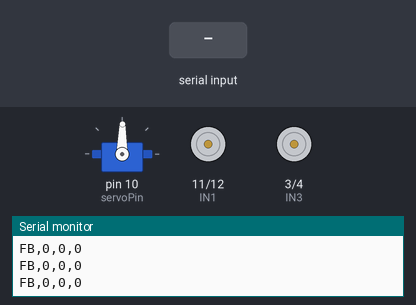
A sketch run on a simulated Arduino Uno, built with avr-gcc and run on an emulated ATmega328P. Shown: servo, motor-driver pin pairs drawn as motors (green arrow = first pin HIGH = forward, orange = second pin HIGH = backward, longer = more drive, scaled by the enable pin), the last lines printed to the serial monitor. The inputs (shaded band) are chosen by the test bench.

Above: at 1.2 s.
1.3 s: "30,150\n" received over Serial
At 1.7 s:
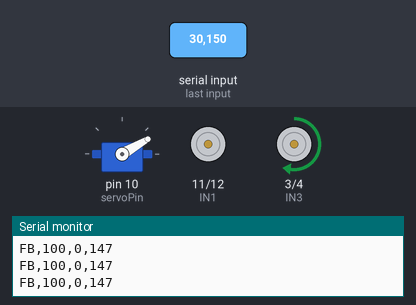
3.4 s: "90,45\n" received over Serial
At 3.8 s:
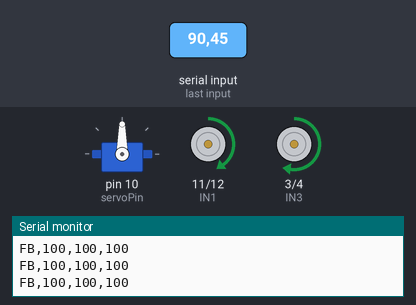
Timing chart, 0 to 6.4 s (numbered marks = the images above; inputs shaded):
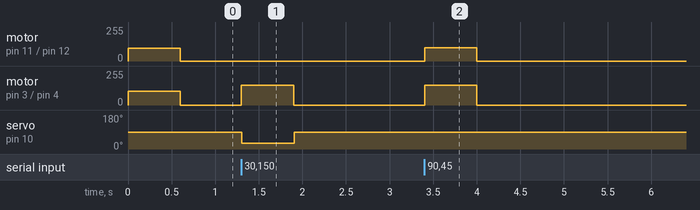

Measured:
- after the input at 1.3 s, motor on pin 3 (IN3) / pin 4 (IN4): stopped → forward 147/255 at once, → stopped 0.60 s later; servo on pin 10 (servoPin): 89° → 30° at once, → 89° 0.60 s later
- after the input at 3.4 s, motor on pin 11 (IN1) / pin 12 (IN2): stopped → forward 100/255 at once, → stopped 0.60 s later; motor on pin 3 (IN3) / pin 4 (IN4): stopped → forward 147/255 at once, → stopped 0.60 s later; servo on pin 10 (servoPin): 89° → 90° at once

The sketch:

XTH_Arduino.ino
```cpp
#include <Servo.h>

Servo steering;
const int servoPin = 10;
const int steeringCenter = 90;   // Góc trung tâm của servo (xe đi thẳng)

// Khai báo chân điều khiển động cơ
const int ENA = 6, IN1 = 11, IN2 = 12;  // Trái
const int ENB = 5, IN3 = 3, IN4 = 4;    // Phải

int baseSpeed = 100;            // Tốc độ cơ bản
const int diffFactor = 110;     // Hệ số chênh lệch giữa hai bánh khi rẽ (giá trị càng lớn xe quay càng gắt)

unsigned long lastCommandTime = 0;
const unsigned long timeout = 600;    // Quá 600ms ko nhận tín hiệu -> dừng xe

unsigned long lastSendTime = 0;
const unsigned long sendInterval = 50;   // Gửi dữ liệu mỗi 50ms

int targetAngle = 88;         // Góc mong muốn
float currentAngle = 88;      // Góc thực tế

int check = 0;      // Trạng thái nhận từ Serial

void smoothServoTo(int target, float factor) {
  currentAngle = factor * target + (1 - factor) * currentAngle;
  steering.write((int)currentAngle);
}

void check_Sign(int &leftSpeed, int &rightSpeed) {
  switch (check) {
    case 2:
      baseSpeed = 150;
      break;
    case 4:
      baseSpeed = 170;
      break;
    case 5:
      baseSpeed = 120;
      break;
    case 3:
      baseSpeed = 0;
      leftSpeed = 0;
      rightSpeed = 0;
      return;
    default:
      baseSpeed = 100;
      break;
  }
}

// Tính toán tốc độ quay khi rẽ
void calculateMotorSpeed(int angle, int &leftSpeed, int &rightSpeed) {
  int diff = angle - steeringCenter;    // Sai lệch góc

  leftSpeed = baseSpeed;
  rightSpeed = baseSpeed;

  int delta = (abs(diff) * diffFactor) / 45;    // Chênh lệch tốc độ

  if (diff > 0) {         // Rẽ phải
    leftSpeed += delta;
    rightSpeed -= delta;
  }
  else if (diff < 0) {    // Rẽ trái
    rightSpeed += delta;
    leftSpeed -= delta;
  }

  if (abs(diff) > 20) {   // Giảm tốc khi cua gắt
    float scale = constrain(1 - (abs(diff) / 150.0), 0.4, 1.0);
    leftSpeed *= scale;
    rightSpeed *= scale;
  }

  leftSpeed = constrain(leftSpeed, 0, 255);
  rightSpeed = constrain(rightSpeed, 0, 255);
}

// Thiết lập chiều quay ( quay tiến )
void runForward(int leftSpeed, int rightSpeed) {
  digitalWrite(IN1, HIGH);
  digitalWrite(IN2, LOW);

  digitalWrite(IN3, HIGH);
  digitalWrite(IN4, LOW);
  // Xuất PWM (0-255)
  analogWrite(ENA, leftSpeed);
  analogWrite(ENB, rightSpeed);
}

// Dừng động cơ
void stopMotors() {
  analogWrite(ENA, 0);
  analogWrite(ENB, 0);

  digitalWrite(IN1, LOW);
  digitalWrite(IN2, LOW);

  digitalWrite(IN3, LOW);
  digitalWrite(IN4, LOW);
}

// Gửi dữ liệu phản hồi
void sendSpeedData(int baseSpeed, int leftSpeed, int rightSpeed) {
  if (millis() - lastSendTime >= sendInterval) {
    lastSendTime = millis();

    Serial.print("FB,");
    Serial.print(baseSpeed);
    Serial.print(",");
    Serial.print(leftSpeed);
    Serial.print(",");
    Serial.println(rightSpeed);
  }
}

void setup() {
  Serial.begin(115200);
  Serial.setTimeout(5);   // Giảm delay khi đọc Serial

  // Động cơ
  pinMode(ENA, OUTPUT);
  pinMode(IN1, OUTPUT);
  pinMode(IN2, OUTPUT);
  pinMode(ENB, OUTPUT);
  pinMode(IN3, OUTPUT);
  pinMode(IN4, OUTPUT);

  // Servo
  steering.attach(servoPin);
  steering.write(steeringCenter);

  lastCommandTime = millis();     // Thời gian nhận lệnh cuối

  stopMotors();
}

void loop() {
  // Đọc dữ liệu từ Serial
  if (Serial.available() > 0) {
    String data = Serial.readStringUntil('\n');
    data.trim();    // Xóa khoảng trắng

    int commaIndex = data.indexOf(',');   // Tìm dấu phẩy

    if (commaIndex > 0) {
      int angle = data.substring(0, commaIndex).toInt();    // Tách góc
      check = data.substring(commaIndex + 1).toInt();       // Tách dữ liệu biển báo

      if (angle > 0) {
        targetAngle = constrain(angle, 30, 150);    // Giới hạn góc
        lastCommandTime = millis();   // Cập nhật thời gian nhận lệnh
      }
    }
  }

  int leftSpeed = baseSpeed;
  int rightSpeed = baseSpeed;

  // ===== TIMEOUT =====
  if (millis() - lastCommandTime > timeout) {
    baseSpeed = 0;
    leftSpeed = 0;
    rightSpeed = 0;

    stopMotors();
    smoothServoTo(steeringCenter, 0.3);
    sendSpeedData(baseSpeed, leftSpeed, rightSpeed);
    return;
  }

  check_Sign(leftSpeed, rightSpeed);

  // ===== DỪNG XE =====
  if (baseSpeed == 0) {
    leftSpeed = 0;
    rightSpeed = 0;

    stopMotors();
    smoothServoTo(steeringCenter, 0.3);
    sendSpeedData(baseSpeed, leftSpeed, rightSpeed);
    return;
  }

  float diffServo = abs(targetAngle - currentAngle);
  float factor = (diffServo > 20) ? 0.75 : 0.45;

  smoothServoTo(targetAngle, factor);

  calculateMotorSpeed(targetAngle, leftSpeed, rightSpeed);

  runForward(leftSpeed, rightSpeed);

  sendSpeedData(baseSpeed, leftSpeed, rightSpeed);
}
```
